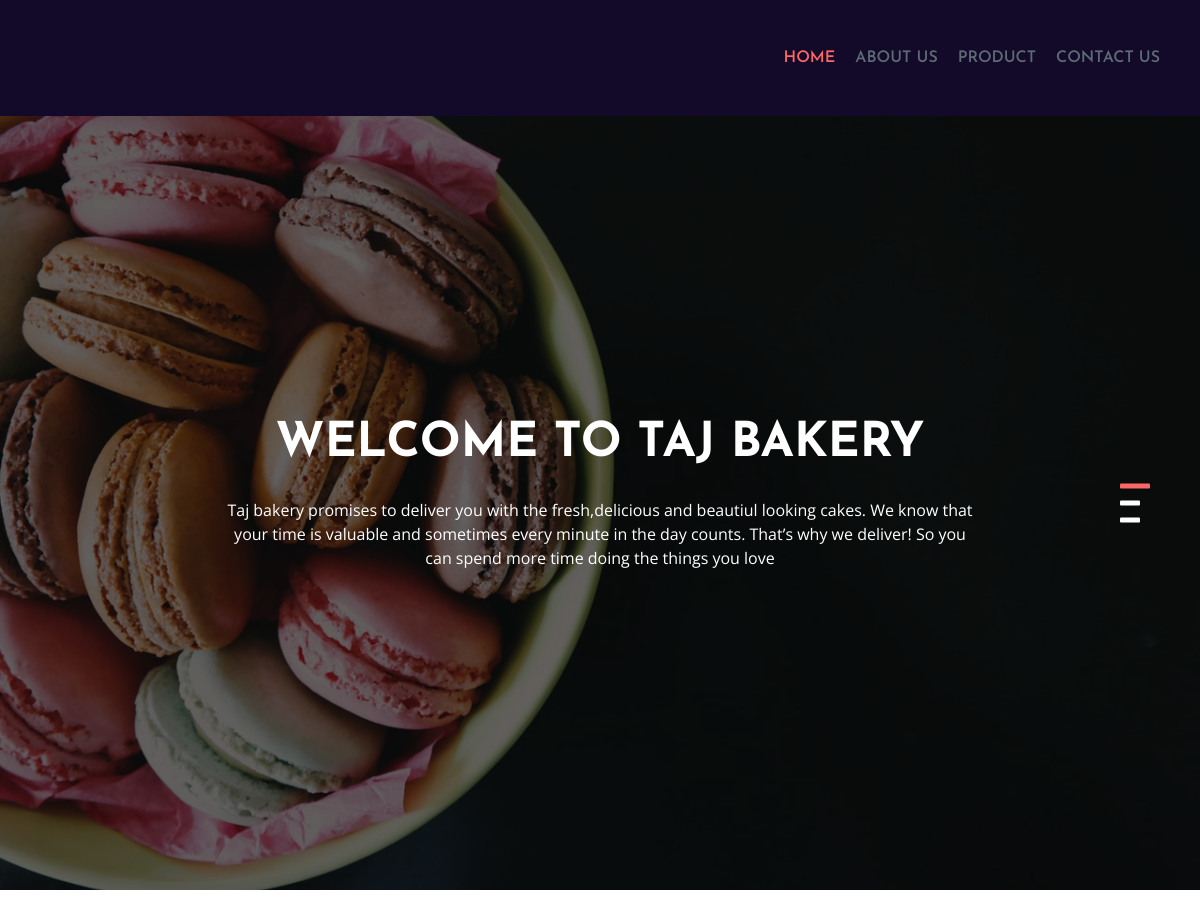
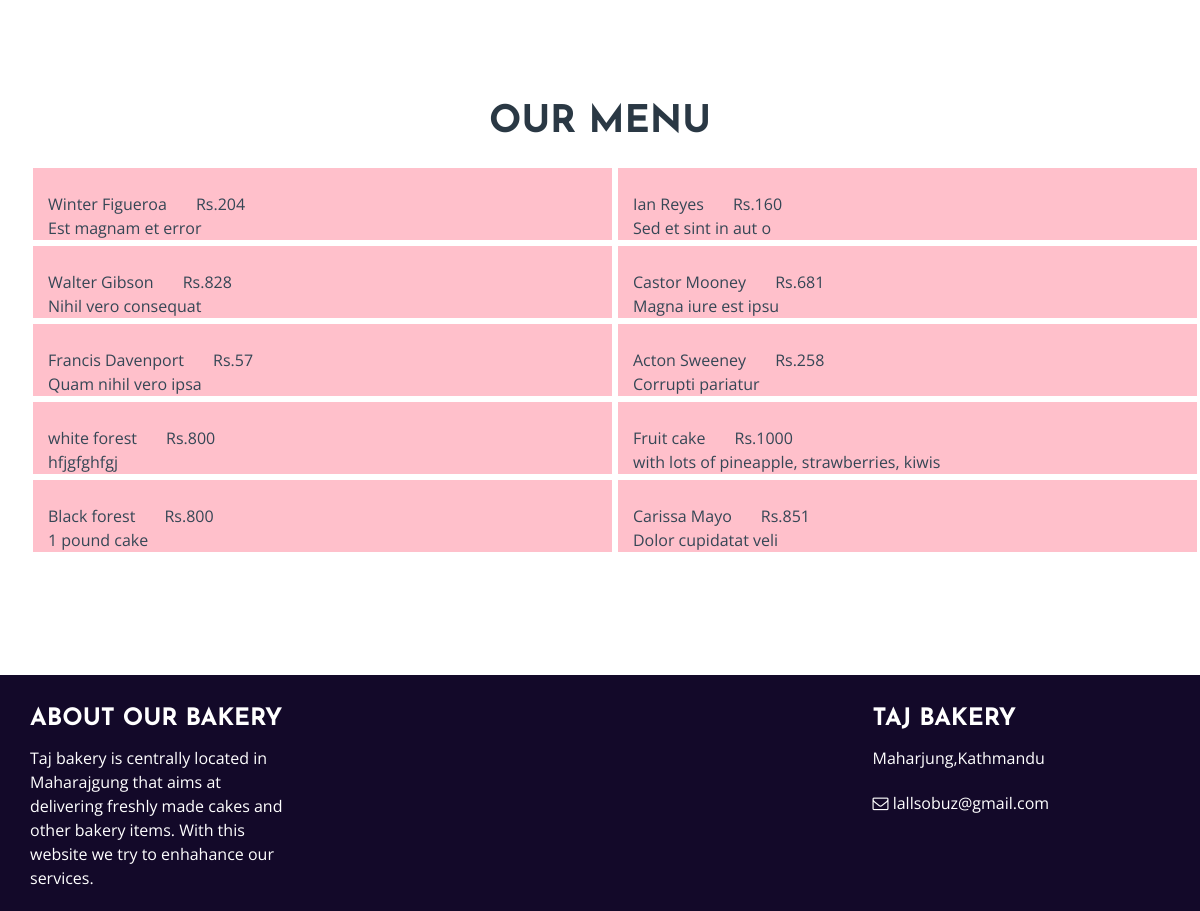
The page / on the database its author committed (2 pictures, top to bottom).
### tables this page shows
CREATE TABLE `tbl_product` (
  `id` int(11) NOT NULL,
  `name` varchar(255) NOT NULL,
  `price` int(11) NOT NULL,
  `description` text,
  `status` tinyint(1) NOT NULL DEFAULT '0',
  `rank` int(11) NOT NULL,
  `created_at` datetime DEFAULT NULL,
  `updated_at` datetime DEFAULT NULL,
  `created_by` varchar(30) DEFAULT NULL,
  `image` varchar(255) DEFAULT NULL,
  `updated_by` varchar(30) DEFAULT NULL
);

### object.php (called while the page is built, shortened)
<?php
require_once "admin/class/product.class.php";
$product = new Product();
?>

### admin/class/product.class.php (called while the page is built, shortened)
<?php
require_once "common.class.php";
class Product extends Common{
	public function lists(){
		$sql = "select * from tbl_product order by created_at desc limit 10";
		return $this->select($sql);
	}
}
?>

### admin/class/common.class.php (called while the page is built, shortened)
<?php
class Common{
	protected $connect;
	protected function connect(){
		$this->connect = new mysqli('localhost','root','','db_project');
	}
	function select($sql){
		$result = $this->connect->query($sql);
		$data = [];
		if($result->num_rows > 0){
			while( $row = $result->fetch_object()){
				array_push($data, $row);
			}
			return $data;
		}
	}
}
?>

### index.php (the view, shortened to what this page needs)
<?php
require_once "header.php";
$products = $product->lists ();
?>
<section class="food-menu-area section-padding" id="food-menu">
    <div class="container">
            <div class="col-md-12">
            <div class="section-top text-center"><h2>our menu</h2></div>
            </div>
           <div class="container">
            <div class="row">
                        <?php foreach ($products as $pro){ ?>
             <div class="col-sm-6" style="background-color:pink; border-style: solid; border-color: white;"><br>
                            <?php echo $pro->name;?>
                            &nbsp;&nbsp;&nbsp;&nbsp;&nbsp;&nbsp;Rs.<?php echo $pro->price;?>
                           <br><span> <?php echo $pro->description;?></span>
                    </div>
                    <?php } ?>
                        </div>
                        </div>
                        </div>
</section>
<?php require_once"footer.php"; ?>
</body>
</html>

### header.php (shortened to what this page needs)
<?php require_once "object.php" ?>
<!DOCTYPE HTML>
<html lang="en-US">
<head>
    <link rel="stylesheet" href="assets/css/bootstrap.min.css">
    <link rel="stylesheet" href="assets/css/font-awesome.min.css">
    <link rel="stylesheet" href="assets/css/owl.carousel.min.css">
    <link rel="stylesheet" href="assets/css/animate.css">
    <link rel="stylesheet" href="style.css">
    <link rel="stylesheet" href="assets/css/responsive.css">
    </head>
<body>
<header class="header-area" id="home">
    <div class="header-top">
        <div class="container">
            <div class="row align-items-center">
                <div class="col-lg-12">
    <div class="header-menu">
        <div class="container">
                <div class="col-md-12">
                    <nav class="main-menu" id="navigation">
                        <ul class="navbar-nav">
                            <li class="active"><a href="#home" >home</a></li>
                            <li><a href="about.php" class="scroll-link">about us</a></li>
                            <li><a href="orderProduct.php" class="scroll-link">product</a></li>
                            <li><a href="contact.php" class="scroll-link">contact us</a></li>
                        </ul>
                    </nav>
                </div>
            </div>
        </div>
    </div>
</header>
<section class="welcome-area" id="hero">
    <div class="slider-area owl-carousel">
        <div class="single-slide-1 single-slide-bg">
            <div class="slide-shade">
                <div class="container">
                    <div class="row">
                        <div class="col-lg-8 col-lg-offset-2 col-md-10 col-md-offset-1"><h1>WELCOME TO TAJ BAKERY</h1>
                            <p>Taj bakery promises to deliver you with the fresh,delicious and beautiul looking cakes.
                                We know that your time is valuable and sometimes every minute in the day counts. That’s why we deliver! So you can spend more time doing the things you love</p></div>
                    </div>
                </div>
            </div>
        </div>
    </div>
</section>

### footer.php (shortened to what this page needs)
<footer class="footer-area" id="footer">
        <div class="container" style="margin-top: 30px;">
            <div class="row justify-content-between">
                <div class="col-sm-6 col-md-6 col-lg-3">
                    <div class="single-widget sm-marginBottom-50 xs-marginBottom-50"><h4>ABOUT OUR BAKERY</h4>
                        <p>Taj bakery is centrally located in Maharajgung that aims at delivering freshly made cakes and other bakery items. With this website we try to enhahance our services.</p>
                        </div>
                    </div>
                    <div class="col-sm-6 col-md-6 col-lg-3" style="margin-left: 550px;">
                    <div class="single-widget sm-marginBottom-50 xs-marginBottom-50">
                        <h4>Taj Bakery</h4>
                        <p>Maharjung,Kathmandu</p>
                               <p><i class="fa fa-envelope-o"></i>
                         </p>
                    </div>
                </div>
                </div>
                </div>
</footer>

### style.css (style rules this page uses)
body { color: #354655; font-family: 'Open Sans', sans-serif; font-size: 16px; line-height: 24px; }
h1,h2,h3,h4,h5,h6 { font-family: 'Josefin Sans', sans-serif; margin: 0 0 0.5em; text-transform: uppercase; line-height: 1.2em; }
h1 { color: #fff; font-size: 48px; font-weight: 700; }
h2 { color: #2A3844; font-size: 38px; font-weight: 700; }
h4 { color: #354655; font-size: 24px; font-weight: 700; }
p { margin: 0 0 1.3em; }
ul { margin: 0; padding: 0; list-style: none; }
.section-padding { padding: 120px 0; }
.header-area { position: relative; width: 100%; z-index: 9998; }
.header-top { color: #fff; background: #130929; padding: 12px 0; overflow: hidden; }
.header-menu { padding: 24px 0; position: relative; -webkit-transition: .3s; -o-transition: .3s; transition: .3s; }
.main-menu ul { float: right; }
.main-menu ul li { display: inline; }
.main-menu ul li a { color: #5D6A76; font-family: 'Josefin Sans', sans-serif; font-weight: 600; text-transform: uppercase; display: inline-block; padding: 12px 10px; -webkit-transition: .3s; -o-transition: .3s; transition: .3s; }
.main-menu ul li.active a,.main-menu ul li:hover a { color: #FB6666; }
.single-slide-bg { color: #fff; text-align: center; background-color: #bfbfbf; background-repeat: no-repeat; background-position: center; background-size: cover; overflow: hidden; }
.single-slide-1 { background-image: url('assets/images/hero-bg1.jpg'); }
.slide-shade { background: rgba(0, 0, 0, 0.6); padding: 300px 0; }
.footer-area { color: #fff; background: #130929; overflow: hidden; }
.single-widget h4 { color: #fff; }

### rows shown on the page
tbl_product: name "Winter Figueroa", price "204", description "Est magnam et error"
tbl_product: name "Ian Reyes", price "160", description "Sed et sint in aut o"
tbl_product: name "Walter Gibson", price "828", description "Nihil vero consequat"
tbl_product: name "Castor Mooney", price "681", description "Magna iure est ipsu"
tbl_product: name "Francis Davenport", price "57", description "Quam nihil vero ipsa"
tbl_product: name "Acton Sweeney", price "258", description "Corrupti pariatur"
tbl_product: name "white forest", price "800", description "hfjgfghfgj"
tbl_product: name "Fruit cake", price "1000", description "with lots of pineapple, strawberries, kiwis"
tbl_product: name "Black forest", price "800", description "1 pound cake"
tbl_product: name "Carissa Mayo", price "851", description "Dolor cupidatat veli"
